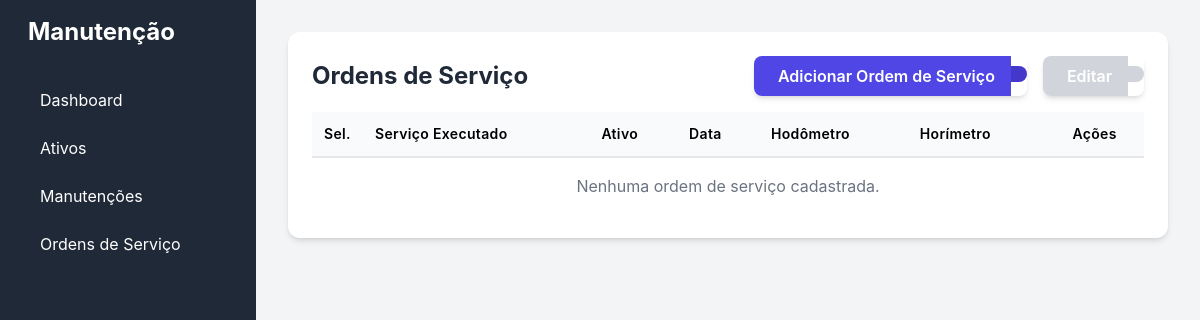
The app's page /ordens-servico/, older data.
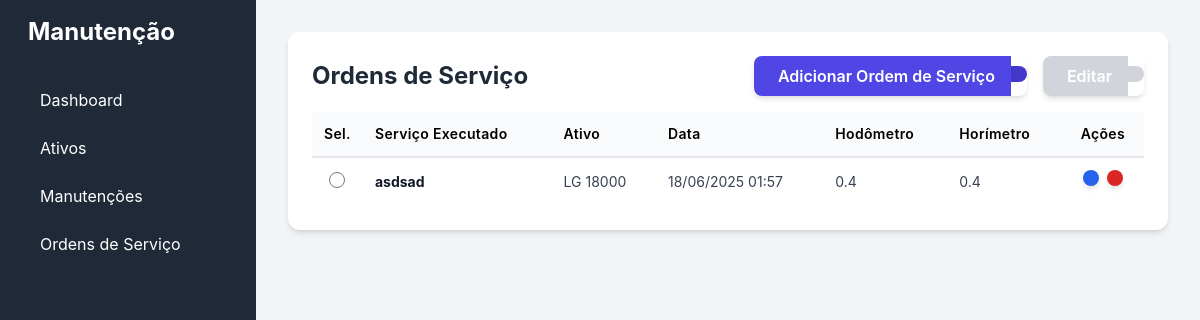
The same page, newer data.
### manutencao_app/models.py (models this page shows, shortened)
class OrdemServico(models.Model):
    ativo = models.ForeignKey(
        Ativo,
        on_delete=models.PROTECT, # Usar PROTECT para não apagar OS se o ativo for deletado
        related_name='ordens_servico',
        verbose_name="Ativo"
    )
    manutencao_origem = models.ForeignKey(
        ManutencaoProgramada,
        on_delete=models.SET_NULL, # Se a programação for deletada, não apagar a OS
        null=True,
        blank=True,
        related_name='ordem_servico_executada',
        verbose_name="Manutenção de Origem"
    )
    data = models.DateTimeField(auto_now_add=True, verbose_name="Data de Abertura")
    servico = models.TextField(verbose_name="Serviço Executado")
    hodometro_atual = models.FloatField(verbose_name="Hodômetro na Execução")
    horimetro_atual = models.FloatField(verbose_name="Horímetro na Execução")
    observacao = models.TextField(blank=True, null=True, verbose_name="Observação")
    class Meta:
        verbose_name = "Ordem de Serviço"
        verbose_name_plural = "Ordens de Serviço"
        ordering = ['-data'] # Ordenar da mais recente para a mais antiga por padrão

class Ativo(models.Model):
    class TipoAtivoChoices(models.TextChoices):
        VEICULO = 'VEICULO', 'Veículo'
        MOTOR = 'MOTOR', 'Motor'
        OUTROS = 'OUTROS', 'Outros'
    class TipoContadorChoices(models.TextChoices):
        HODOMETRO = 'HODOMETRO', 'Hodômetro'
        HORIMETRO = 'HORIMETRO', 'Horímetro'
    descricao = models.CharField(max_length=255, verbose_name="Descrição")
    tipo_ativo = models.CharField(
        max_length=10,
        choices=TipoAtivoChoices.choices,
        default=TipoAtivoChoices.OUTROS,
        verbose_name="Tipo de Ativo"
    )
    data_fabricacao = models.DateField(verbose_name="Data de Fabricação", null=True, blank=True)
    data_aquisicao = models.DateField(verbose_name="Data de Aquisição")
    tipo_contador_principal = models.CharField(
        max_length=10,
        choices=TipoContadorChoices.choices,
        verbose_name="Tipo de Contador Principal"
    )
    hodometro_inicial = models.FloatField(default=0, verbose_name="Hodômetro Inicial/Atual")
    horimetro_inicial = models.FloatField(default=0, verbose_name="Horímetro Inicial/Atual")
    observacao = models.TextField(blank=True, null=True, verbose_name="Observação")
    def __str__(self):
        return self.descricao
    class Meta:
        verbose_name = "Ativo"
        verbose_name_plural = "Ativos"

### manutencao_app/views.py (the view)
# urls.py: path('ordens-servico/', listViewOrdensServico, name='ordem_servico_list'),
def listViewOrdensServico(request):
    query = request.GET.get('q')
    if query:
        ordens = OrdemServico.objects.filter(
            models.Q(servico__icontains=query) |
            models.Q(ativo__descricao__icontains=query)
        ).select_related('ativo')
    else:
        ordens = OrdemServico.objects.select_related('ativo').all()
    form = OrdemServicoForm()
    context = {
        'object_list': ordens,
        'form': form,
    }
    return render(request, 'ordens_servico/ordem_servico_list.html', context)

### manutencao_app/forms.py
class OrdemServicoForm(forms.ModelForm):
    class Meta:
        model = OrdemServico
        fields = ['ativo', 'manutencao_origem', 'servico', 'hodometro_atual', 'horimetro_atual', 'observacao']
        widgets = {
            'ativo': forms.Select(attrs={'class': 'form-select'}),
            'manutencao_origem': forms.Select(attrs={'class': 'form-select'}),
            'servico': forms.Textarea(attrs={'rows': 4, 'placeholder': 'Descreva os serviços realizados...'}),
            'hodometro_atual': forms.NumberInput(attrs={'step': '0.1'}),
            'horimetro_atual': forms.NumberInput(attrs={'step': '0.1'}),
            'observacao': forms.Textarea(attrs={'rows': 3}),
        }
    def __init__(self, *args, **kwargs):
        super().__init__(*args, **kwargs)
        self.fields['manutencao_origem'].required = False

### manutencao_app/models.py (called while the page is built)
    def __str__(self):
        return f"{self.servico} para {self.ativo.descricao} em {self.data_programada}"

### manutencao_app/templates/ordens_servico/ordem_servico_list.html (shortened to what the changed rows need)
{% extends 'base.html' %}
{% load widget_tweaks %}
{% block content %}
<div class="bg-white p-6 rounded-xl shadow-md">
    <div class="flex justify-between items-center mb-4 flex-wrap gap-4">
        <h2 class="text-2xl font-bold text-gray-800">Ordens de Serviço</h2>
    </div>
    <div class="overflow-x-auto">
        <table class="w-full text-left">
            <thead class="bg-gray-50 border-b-2 border-gray-200">
                <tr>
                    <th class="p-3 text-sm font-semibold tracking-wide w-12 text-center">Sel.</th>
                    <th class="p-3 text-sm font-semibold tracking-wide">Serviço Executado</th>
                    <th class="p-3 text-sm font-semibold tracking-wide">Ativo</th>
                    <th class="p-3 text-sm font-semibold tracking-wide">Data</th>
                    <th class="p-3 text-sm font-semibold tracking-wide">Hodômetro</th>
                    <th class="p-3 text-sm font-semibold tracking-wide">Horímetro</th>
                    <th class="p-3 text-sm font-semibold tracking-wide text-center">Ações</th>
                </tr>
            </thead>
            <tbody id="ordens-servico-table-body" class="divide-y divide-gray-100">
                {% for os in object_list %}
                <tr class="hover:bg-gray-50">
                    <td class="p-3 text-center">
                        <input type="radio" name="os_selecionada" class="js-select-row h-4 w-4 text-indigo-600 border-gray-300 focus:ring-indigo-500" value="{{ os.pk }}" data-update-url="{% url 'ordem_servico_update' pk=os.pk %}">
                    </td>
                    <td class="p-3 text-sm font-bold text-gray-900">{{ os.servico|truncatechars:50 }}</td>
                    <td class="p-3 text-sm text-gray-700">{{ os.ativo.descricao }}</td>
                    <td class="p-3 text-sm text-gray-700">{{ os.data|date:"d/m/Y H:i" }}</td>
                    <td class="p-3 text-sm text-gray-700">{{ os.hodometro_atual }}</td>
                    <td class="p-3 text-sm text-gray-700">{{ os.horimetro_atual }}</td>
                    <td class="p-3 text-sm text-gray-700 text-center flex justify-center gap-2">
                        <button type="button" class="js-main-btn bg-blue-600 text-white p-2 rounded-lg shadow-md hover:bg-blue-700" title="Editar este item" data-action-type="edit" data-url="{% url 'ordem_servico_update' pk=os.pk %}">
                        </button>
                        <button type="button" class="js-delete-btn bg-red-600 text-white p-2 rounded-lg shadow-md hover:bg-red-700" title="Excluir" data-url="{% url 'ordem_servico_delete' pk=os.pk %}" data-nome="OS #{{ os.id }} para o ativo {{ os.ativo.descricao }}">
                        </button>
                    </td>
                </tr>
                {% empty %}
                <tr><td colspan="7" class="text-center p-4 text-gray-500">Nenhuma ordem de serviço cadastrada.</td></tr>
                {% endfor %}
            </tbody>
        </table>
    </div>
</div>
{% endblock %}

Row changes from the older to the newer data that the page shows:
added OrdemServico: servico "asdsad", ativo.descricao "LG 18000", data "18/06/2025 01:57", hodometro_atual "0.4", horimetro_atual "0.4"
Text that changed along with them:
text no longer shown: "Nenhuma ordem de serviço cadastrada."
